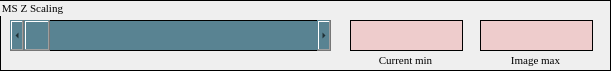
   <widget class="QGroupBox" name="scaling">
    <property name="geometry">
     <rect>
      <x>210</x>
      <y>510</y>
      <width>611</width>
      <height>71</height>
     </rect>
    </property>
    <property name="font">
     <font>
      <family>Times New Roman</family>
      <pointsize>8</pointsize>
      <weight>50</weight>
      <italic>false</italic>
      <bold>false</bold>
     </font>
    </property>
    <property name="styleSheet">
     <string notr="true">border: 1px solid black;</string>
    </property>
    <property name="title">
     <string>MS Z Scaling</string>
    </property>
    <widget class="QLineEdit" name="temp_max">
     <property name="geometry">
      <rect>
       <x>350</x>
       <y>20</y>
       <width>113</width>
       <height>31</height>
      </rect>
     </property>
     <property name="font">
      <font>
       <family>Times New Roman</family>
       <pointsize>8</pointsize>
       <weight>50</weight>
       <italic>false</italic>
       <bold>false</bold>
      </font>
     </property>
     <property name="styleSheet">
      <string notr="true">background-color: rgb(238, 204, 204);</string>
     </property>
     <property name="alignment">
      <set>Qt::AlignCenter</set>
     </property>
    </widget>
    <widget class="QLineEdit" name="max_int">
     <property name="geometry">
      <rect>
       <x>480</x>
       <y>20</y>
       <width>113</width>
       <height>31</height>
      </rect>
     </property>
     <property name="font">
      <font>
       <family>Times New Roman</family>
       <pointsize>8</pointsize>
       <weight>50</weight>
       <italic>false</italic>
       <bold>false</bold>
      </font>
     </property>
     <property name="styleSheet">
      <string notr="true">background-color: rgb(238, 204, 204);</string>
     </property>
     <property name="alignment">
      <set>Qt::AlignCenter</set>
     </property>
    </widget>
    <widget class="QLabel" name="text7">
     <property name="geometry">
      <rect>
       <x>350</x>
       <y>50</y>
       <width>111</width>
       <height>20</height>
      </rect>
     </property>
     <property name="font">
      <font>
       <family>Times New Roman</family>
       <pointsize>8</pointsize>
       <weight>50</weight>
       <italic>false</italic>
       <bold>false</bold>
      </font>
     </property>
     <property name="styleSheet">
      <string notr="true">border: None;background:transparent</string>
     </property>
     <property name="text">
      <string>Current min</string>
     </property>
     <property name="alignment">
      <set>Qt::AlignCenter</set>
     </property>
    </widget>
    <widget class="QLabel" name="text8">
     <property name="geometry">
      <rect>
       <x>480</x>
       <y>50</y>
       <width>111</width>
       <height>20</height>
      </rect>
     </property>
     <property name="font">
      <font>
       <family>Times New Roman</family>
       <pointsize>8</pointsize>
       <weight>50</weight>
       <italic>false</italic>
       <bold>false</bold>
      </font>
     </property>
     <property name="styleSheet">
      <string notr="true">border: None;background:transparent</string>
     </property>
     <property name="text">
      <string>Image max</string>
     </property>
     <property name="alignment">
      <set>Qt::AlignCenter</set>
     </property>
    </widget>
    <widget class="QScrollBar" name="zmax">
     <property name="geometry">
      <rect>
       <x>10</x>
       <y>20</y>
       <width>321</width>
       <height>31</height>
      </rect>
     </property>
     <property name="cursor">
      <cursorShape>ArrowCursor</cursorShape>
     </property>
     <property name="styleSheet">
      <string notr="true">background-color: rgb(89, 131, 146);</string>
     </property>
     <property name="orientation">
      <enum>Qt::Horizontal</enum>
     </property>
     <property name="invertedAppearance">
      <bool>false</bool>
     </property>
     <property name="invertedControls">
      <bool>true</bool>
     </property>
    </widget>
   </widget>
